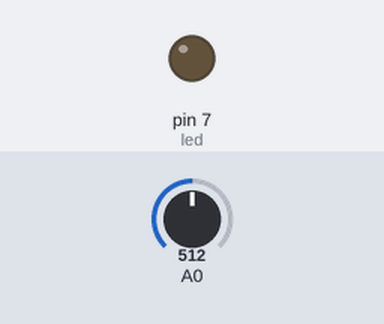
The sketch below on a simulated Arduino Uno, built with avr-gcc and run on an emulated ATmega328P. Shown: output pins drawn as LEDs (lit = HIGH). Inputs (shaded band) come from the test bench; at power-on: A0 = 512.

Above: at 1.2 s.
1.3 s: A0 set to 531
At 2.4 s:
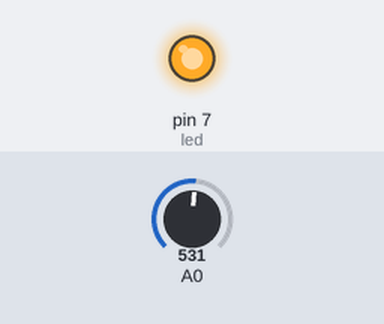
2.8 s: A0 set to 511
At 3.5 s:
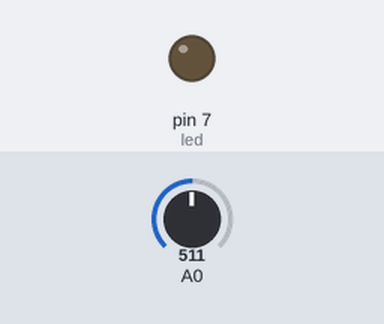
4.3 s: A0 set to 716
At 4.7 s:
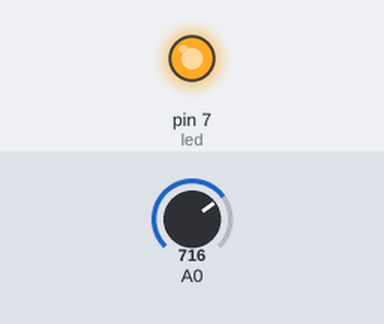
Timing chart, 0 to 7.3 s (numbered marks = the images above; inputs shaded):
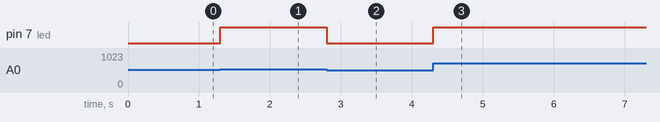

Measured:
- the behaviour switches between 513 and 514 on A0 (found by bisection; images 0 and 1)
- after the input at 1.3 s, pin 7 (led): LOW → HIGH at once
- after the input at 2.8 s, pin 7 (led): HIGH → LOW at once
- after the input at 4.3 s, pin 7 (led): LOW → HIGH at once

The sketch:

Analog_test.ino
```cpp
int led = 7;

void setup() {
Serial.begin(9600);
pinMode(led, OUTPUT);
}

void loop() {
int sensorValue = analogRead(A0);
int newValeu = map(sensorValue, 0, 1023, 0, 255);
analogWrite(led, newValeu);
}
```
